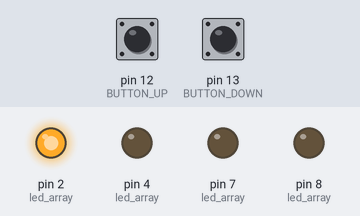
Bench run of a sketch on a simulated Arduino Uno, built with avr-gcc and run on an emulated ATmega328P. Parts: output pins drawn as LEDs (lit = HIGH). Inputs (shaded band) come from the test bench; at power-on: pin 12 (BUTTON_UP) HIGH, pin 13 (BUTTON_DOWN) HIGH.

Above: at 1.2 s.
1.3 s: pin 12 (BUTTON_UP) pulled LOW for 1 s
At 2.3 s:
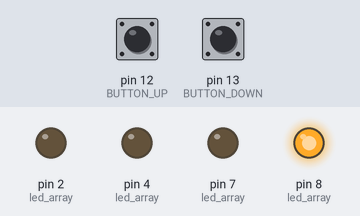
3.8 s: pin 13 (BUTTON_DOWN) pulled LOW for 0.15 s
At 5.0 s:
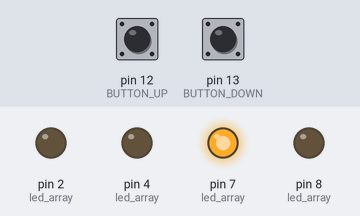
5.4 s: pin 13 (BUTTON_DOWN) pulled LOW for 1 s
At 5.5 s:
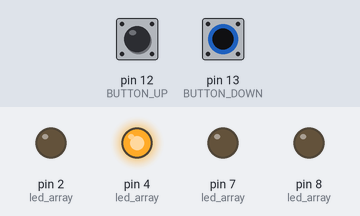
Timing chart, 0 to 8.4 s (numbered marks = the images above; inputs shaded):
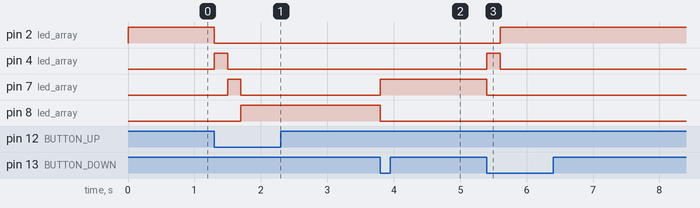

The sketch:

main.ino
```cpp
#include "config.h"

void setup() {
  // put your setup code here, to run once:
  setup_leds();
  setup_buttons();
}

void loop() {
  // put your main code here, to run repeatedly:
  if(button_up_pressed()){
    switch_led_up();
    delay(BUTTON_DELAY);
  }
  if( button_down_pressed()){
    switch_led_down();
    delay(BUTTON_DELAY);
  }

}
```

hardware.h
```cpp
#ifndef _HARDWARE_H_
#define _HARDWARE_H_

#define LED_ARRAY {2 ,4 ,7 ,8}
#define NUMBER_OF_LEDS 4
#define BUTTON_UP 12
#define BUTTON_DOWN 13

#endif
```

leds.ino
```cpp
#include "hardware.h"

int led_array[] = LED_ARRAY;
int current_led = 0;
void setup_leds(){
  for(int i=0; i < NUMBER_OF_LEDS; i++){
    pinMode(led_array[i], OUTPUT);
  }
  digitalWrite(led_array[0], HIGH);
}

int mapping_current_led_value(int current_led){
  if (current_led < 0) return 0;
  if (current_led >= NUMBER_OF_LEDS) return NUMBER_OF_LEDS-1;
  return current_led;
}

void shift_leds(int directions){
  digitalWrite(led_array[current_led], LOW);

  current_led+=directions;

  current_led = mapping_current_led_value(current_led);

  digitalWrite(led_array[current_led], HIGH);
}

void switch_led_up(){
  shift_leds(1);
}

void switch_led_down(){
  shift_leds(-1);
}
```

config.h
```cpp
#ifndef _CONFIG_H_
#define _CONFIG_H_

#define BUTTON_DELAY 200

#endif
```

keypad.ino
```cpp
#include "hardware.h"

void setup_buttons(){
  pinMode(BUTTON_UP, INPUT_PULLUP);
  pinMode(BUTTON_DOWN, INPUT_PULLUP);
}

bool button_up_pressed(){
  return (digitalRead(BUTTON_UP) == LOW);
}

bool button_down_pressed(){
  return (digitalRead(BUTTON_DOWN) == LOW);
}
```

Measured:
- after the input at 1.3 s, pin 2 (led_array): HIGH → LOW at once; pin 4 (led_array): LOW → HIGH at once, → LOW 0.20 s later; pin 7 (led_array): LOW → HIGH after 0.20 s, → LOW 0.20 s later; pin 8 (led_array): LOW → HIGH after 0.40 s
- after the input at 3.8 s, pin 7 (led_array): LOW → HIGH at once; pin 8 (led_array): HIGH → LOW at once
- after the input at 5.4 s, pin 2 (led_array): LOW → HIGH after 0.20 s; pin 4 (led_array): LOW → HIGH at once, → LOW 0.20 s later; pin 7 (led_array): HIGH → LOW at once
